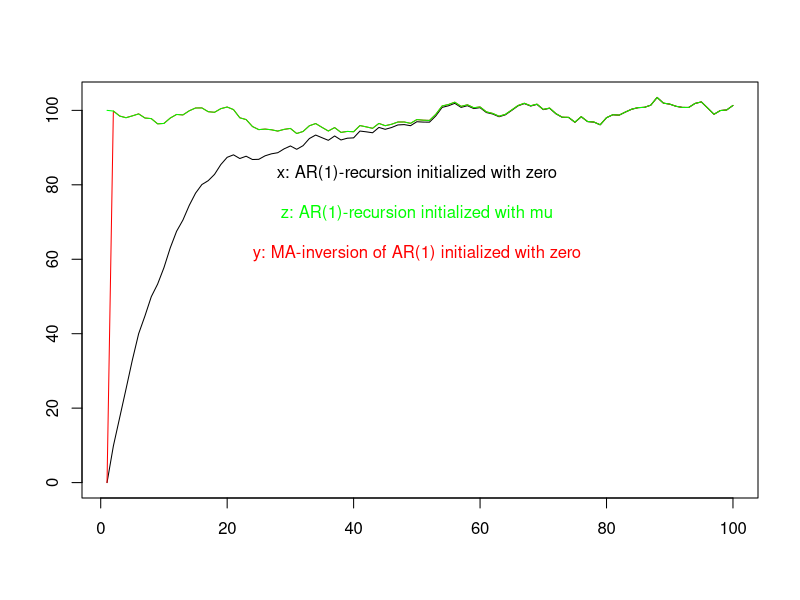
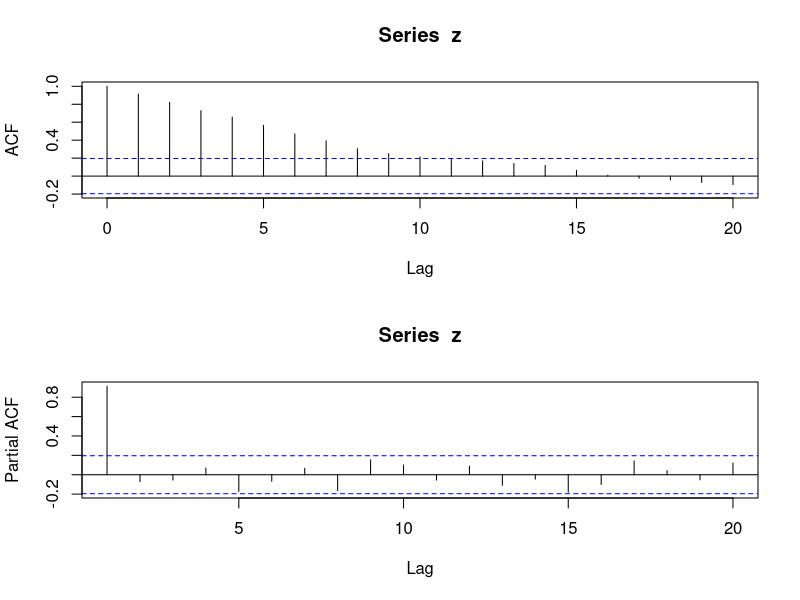
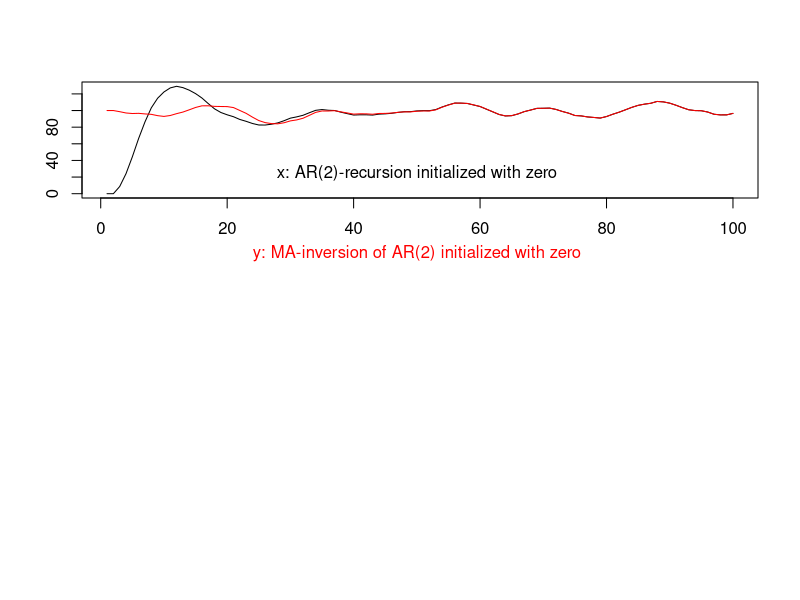
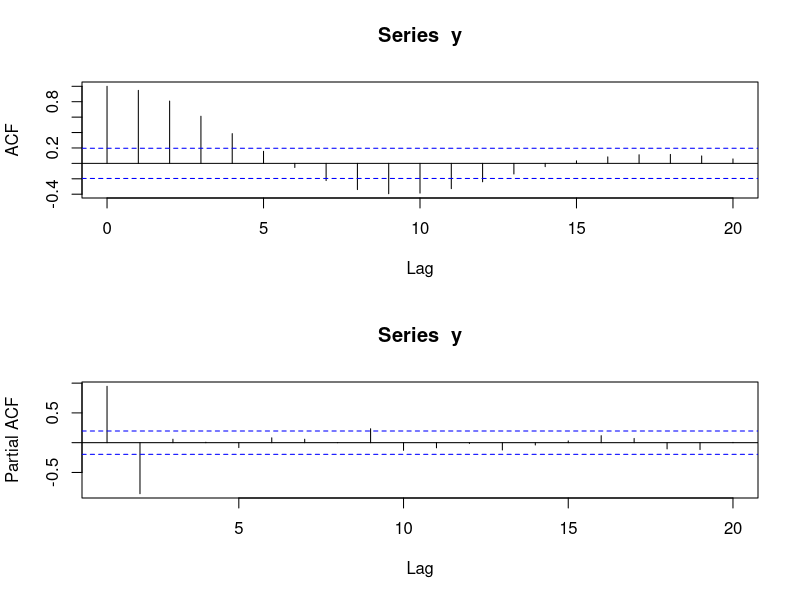
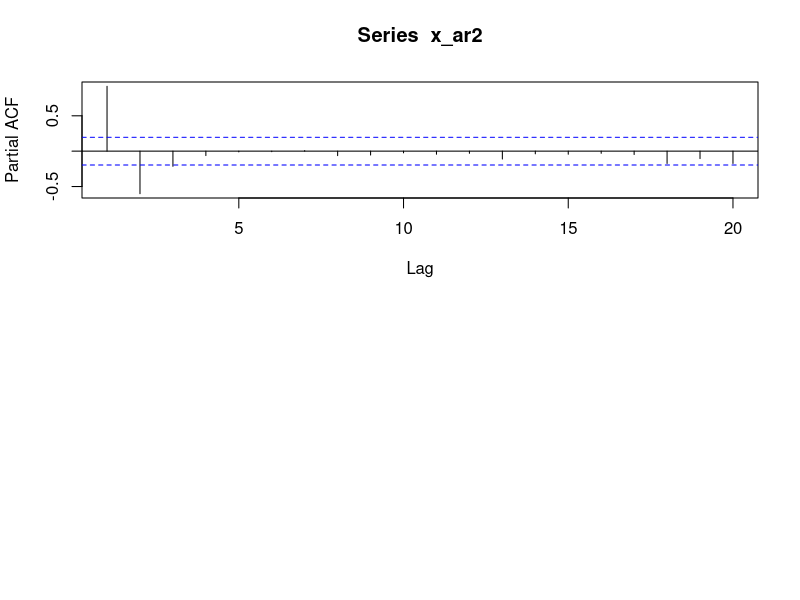
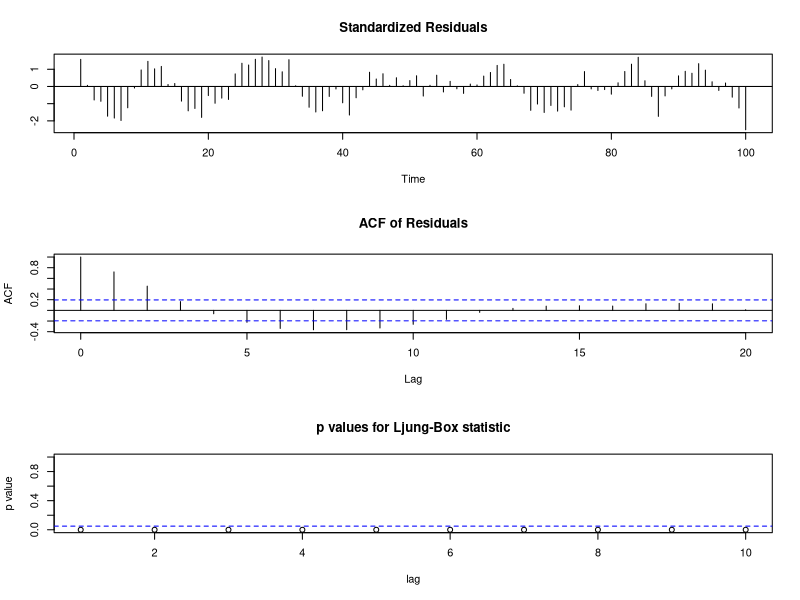
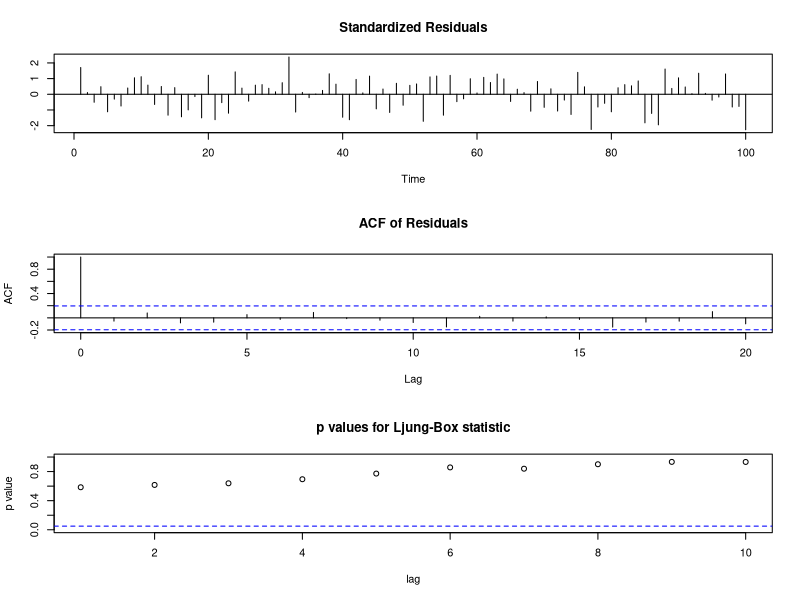
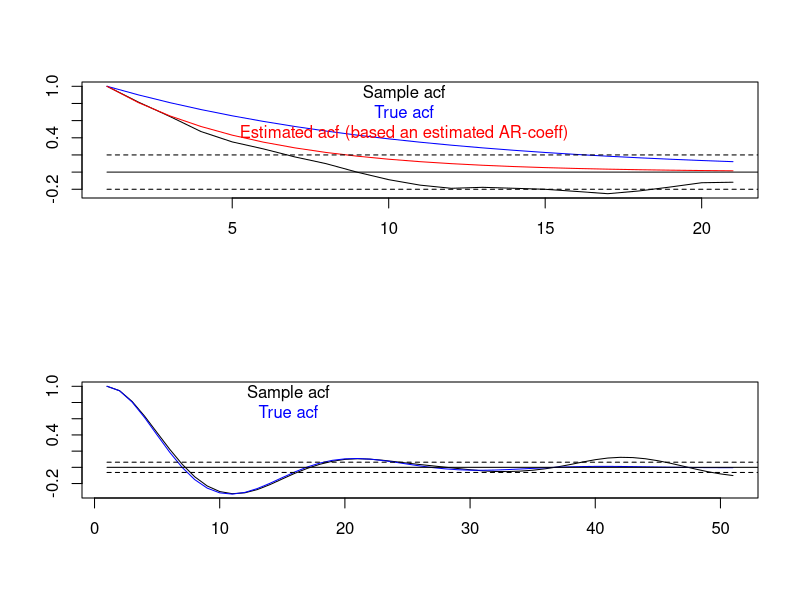

Recreate these plots in R, in order.
# Section   6.1.3

# Exercise 1


set.seed(10)
len<-100
# AR(1) and c
a1<-0.9
c<-10
mu<-c/(1-a1)
x<-y<-z<-rep(0,len)
# z is initialized with mu
z[1]<-mu
eps<-rnorm(len)
# AR(1) and MA-inversion
for (i in 2:len) #i<-2
{
  # AR(1) recursion initialized with zero
  x[i]<-c+a1*x[i-1]+eps[i]
  # AR(1) recursion intilaized with mu
  z[i]<-c+a1*z[i-1]+eps[i]
  # MA inversion
  y[i]<-mu+a1^(0:(i-1))%*%eps[i:1]
}

mplot<-cbind(x,y,z)
ymin<-min(apply(mplot,1,min))
ymax<-max(apply(mplot,1,max))
ts.plot(x,type="l",ylim=c(ymin,ymax),xlab="",ylab="")
lines(y,col="red",type="l")
lines(z,col="green",type="l")
mtext("x: AR(1)-recursion initialized with zero", side = 3, line = -5,at=len/2,col="black")
mtext("z: AR(1)-recursion initialized with mu", side = 3, line = -7,at=len/2,col="green")
mtext("y: MA-inversion of AR(1) initialized with zero", side = 3, line = -9,at=len/2,col="red")


par(mfrow=c(2,1))
acf(z)
acf(z,type="partial")

# Exercise 2


a_1<-1.7
a_2<--0.8
A_mat<-matrix(nrow=2,ncol=2)
A_mat[1,]<-c(a_1,a_2)
A_mat[2,]<-c(1,0)
A_mat

abs(eigen(A_mat)$values)

set.seed(10)
len<-100
c<-10
mu<-solve(diag(rep(1,2))-A_mat)[1,1]*c
x<-y<-rep(0,len)
y[1:2]<-mu
eps<-rnorm(len)
# We need to compute A_mat^k recursively
A_rec<-diag(rep(1,2))
# a_weight collects the weights (1,1)-elements of A_mat^k
a_weight<-A_rec[1,1]
# AR(2) and MA-inversion
for (i in 3:len) #i<-2
{
  # AR(2) recursion initialized with zero
  x[i]<-c+a_1*x[i-1]+a_2*x[i-2]+eps[i]
  # MA inversion
  y[i]<-mu+a_weight%*%eps[i:3]
  # We compute A_mat^k
  A_rec<-A_rec%*%A_mat
  # and store the weight of the MA-inversion
  a_weight<-c(a_weight,A_rec[1,1])
}

mplot<-cbind(x,y)
ymin<-min(apply(mplot,1,min))
ymax<-max(apply(mplot,1,max))
ts.plot(x,type="l",ylim=c(ymin,ymax),xlab="",ylab="")
lines(y,col="red",type="l")
mtext("x: AR(2)-recursion initialized with zero", side = 3, line = -5,at=len/2,col="black")
mtext("y: MA-inversion of AR(2) initialized with zero", side = 3, line = -9,at=len/2,col="red")


par(mfrow=c(2,1))
acf(y)
acf(y,type="partial")

#------------------------------------------------------------------------------------
# Section 6.1.5

a_vec<-c(1.5,2,-4,2,0.9)
# Specify the system-matrix A_mat
A_mat<-matrix(ncol=length(a_vec),nrow=length(a_vec))
A_mat[1,]<-a_vec
A_mat[2:length(a_vec),1:(length(a_vec)-1)]<-diag(rep(1,length(a_vec)-1))
A_mat[2:length(a_vec),length(a_vec)]<-0
A_mat
# Compare eigenvalues of A_mat with roots of the characteristic polynomial
eigen(A_mat)$values
polyroot(c(-a_vec[length(a_vec):1],1))

#-------------------------------------------------------------------------------------
# Section 6.2.1

set.seed(10)
sigma<-sqrt(3)
a_1<-1.7
a_2<--0.8
len<-100
c<-10
mu<-c/(1-a_1-a_2)
y<-mu+arima.sim(n = len, list( ar = c(a_1,a_2)), sd = sigma)

summary(lm(y[3:len]~y[2:(len-1)]+y[1:(len-2)]))$coef
arima(y,order=c(2,0,0))$coef

#---------------------------------------------------------------------------------------
# Section 6.3.3

# Exercise 1

set.seed(10)
sigma<-sqrt(1)
a_1<-1.7
a_2<--0.8
len<-100
x_ar2<-arima.sim(n = len, list( ar = c(a_1,a_2)), sd = sigma)

# Exercise 2

acf(x_ar2,type="partial")

# Exercise 3


x_obj_ar2<-arima(x_ar2,order=c(1,0,0))
tsdiag(x_obj_ar2)

x_obj_ar2<-arima(x_ar2,order=c(2,0,0))
tsdiag(x_obj_ar2)

#--------------------------------------------------------------------------------------------
# Section 6.4.2

# Exercise 1
set.seed(10)
sigma<-1
a_1<-0.9
len<-100
acf_mat<-cbind(a_1^(0:(length(acf(x,plot=F)$acf)-1)),acf(x,plot=F)$acf)
dimnames(acf_mat)[[2]]<-c("True acf","Sample acf")
acf_mat


# Exercise 2



x<-arima.sim(n = len, list( ar = a_1), sd = sigma)
ahat_1<-arima(x,order=c(1,0,0))$coef[1]

ts.plot(acf(x,plot=F)$acf,xlab="",ylab="")
lines(a_1^(0:(length(acf(x,plot=F)$acf)-1)),col="blue")
lines(ahat_1^(0:(length(acf(x,plot=F)$acf)-1)),col="red")
lines(rep(2/sqrt(len),len),lty=2)
lines(rep(-2/sqrt(len),len),lty=2)
lines(rep(0,len))
mtext("Sample acf", side = 3, line = -1,at=length(acf(x,plot=F)$acf)/2,col="black")
mtext("True acf", side = 3, line = -2,at=length(acf(x,plot=F)$acf)/2,col="blue")
mtext("Estimated acf (based an estimated AR-coeff)", side = 3,
      line = -3,at=length(acf(x,plot=F)$acf)/2,col="red")


#-------------------------------------------------------------------------------------------------
# Section 6.4.4

# Exercise 1
a_1<-1.7
a_2<--0.8
A_mat<-matrix(nrow=2,ncol=2)
A_mat[1,]<-c(a_1,a_2)
A_mat[2,]<-c(1,0)
AkA<-kronecker(A_mat,A_mat)
AkA
vec_sigma<-c(sigma^2,rep(0,3))
vec_sigma
# Ricatti equation
R_mat_0_vec<-solve(diag(rep(1,4))-AkA)%*%vec_sigma
R_mat_0<-matrix(R_mat_0_vec,ncol=2)
R_mat_0


# Exercise 2

set.seed(10)
sigma<-1
len<-1000
x<-arima.sim(n = len, list( ar = c(a_1,a_2)), sd = sigma)
var(x)
cov(x[2:len],x[1:(len-1)])

# Exercise 3



R_mat_1<-A_mat%*%R_mat_0
R_mat_1[1,2]
R_mat_2<-A_mat%*%R_mat_1
R_mat_2[1,2]
R_mat_3<-A_mat%*%R_mat_2
R_mat_3[1,2]
cov(x[3:len],x[1:(len-2)])
cov(x[4:len],x[1:(len-3)])
cov(x[5:len],x[1:(len-4)])


# Exercise 4

R_mat_k<-R_mat_0
R_k<-0:50
for (i in 0:50)
{
  R_k[i+1]<-R_mat_k[1,1]
  R_mat_k<-A_mat%*%R_mat_k
}
acf_true<-R_k/R_mat_0[1,1]


ts.plot(acf(x,plot=F,lag.max=50)$acf,xlab="",ylab="")
lines(acf_true,col="blue")
lines(rep(2/sqrt(len),len),lty=2)
lines(rep(-2/sqrt(len),len),lty=2)
lines(rep(0,len))
mtext("Sample acf", side = 3, line = -1,at=length(acf(x,plot=F)$acf)/2,col="black")
mtext("True acf", side = 3, line = -2,at=length(acf(x,plot=F)$acf)/2,col="blue")

#--------------------------------------------------------------------------------------------------------
# Section 6.5.1

set.seed(10)
len<-100
# negative AR(1)
a_1n<--0.9
sigma<-1
xn<-arima.sim(n = len, list( ar=a_1n), sd = sigma)
impulse_response_n<-a_1n^(0:(len-1))
set.seed(10)
len<-100
# Positive AR(1)
a_1p<-0.9
sigma<-1
xp<-arima.sim(n = len, list( ar=a_1p), sd = sigma)
impulse_response_p<-a_1p^(0:(len-1))

par(mfrow=c(2,1))
ts.plot(xn,xlab="",ylab="",col="blue",main=paste("AR(1)=",a_1n,sep=""))
lines(3*impulse_response_n,col="red")
mtext("Realization", side = 3, line = -1,at=len/2,col="blue")
mtext("Impulse response magnified (scaled) by 3", side = 3, line = -2,at=len/2,col="red")
ts.plot(xp,xlab="",ylab="",col="blue",main=paste("AR(1)=",a_1p,sep=""))
lines(3*impulse_response_p,col="red")
mtext("Realization", side = 3, line = -1,at=len/2,col="blue")
mtext("Impulse response magnified (scaled) by 3", side = 3, line = -2,at=len/2,col="red")

#-----------------------------------------------------------------------------------------------------------
# Section 6.5.3

# Exercise 1
A_mat_k<-diag(rep(1,2))
A_k<-0:99
for (i in 0:(length(A_k)-1))
{
  A_k[i+1]<-A_mat_k[1,1]
  A_mat_k<-A_mat%*%A_mat_k
}
# Recursive form
x_t<-rep(0,length(A_k))
# in t=0 x_t receives the unit impulse
x_t[1]<-1
# in t=1 we have
x_t[2]<-a_1*x_t[1]
# for t=2,...,99 we have:
for (i in 3:length(A_k))
{
  x_t[i]<-a_1*x_t[i-1]+a_2*x_t[i-2]
}
A_k
x_t

ts.plot(A_k,xlab="",ylab="",col="blue",main="Impulse function AR(2)")

# Exercise 2

A_mat
Arg(eigen(A_mat)$values)
acos(a_1/(2*sqrt(-a_2)))

# Exercise 3


2*pi/acos(a_1/(2*sqrt(-a_2)))

ts.plot(x,xlab="",ylab="",col="blue",main="Realization of AR(2)")

# Exercise 4


abs(eigen(A_mat)$values)[1]^(0:99)
sqrt(-a_2)^(0:99)

ts.plot(A_k,xlab="",ylab="",col="blue",main="Impulse response and rate of convergence",ylim=c(-1,3))
lines(3*sqrt(-a_2)^(0:99),col="black")
mtext("Impulse response", side = 3, line = -1,at=50,col="blue")
mtext("3*|lambda|^k: rate of convergence stretched by 3", side = 3, line = -2,at=50,col="black")

#-------------------------------------------------------------------------------------------------------------------
# Section 6.6.4

A_mat
A_k

# Exercise 1

set.seed(10)
sigma<-1
len<-100
c<-10
mu<-c/(1-a_1-a_2)
y<-mu+arima.sim(n = len, list( ar = c(a_1,a_2)), sd = sigma)

# Exercise 2

par(mfrow=c(2,1))
acf(y)
acf(y,type="partial")

# Exercise 3


y_obj<-arima(y,order=c(2,0,0))
y_obj

# Exercise 4

h<-30
yhat_est<-1:h
yhat_true<-yhat_est
# One-step ahead forecast
yhat_est[1]<-y_obj$coef[1:2]%*%(y[len:(len-1)]-y_obj$coef[3])+y_obj$coef[3]
yhat_true[1]<-c(a_1,a_2)%*%(y[len:(len-1)]-mu)+mu
yhat_est[2]<-y_obj$coef[1:2]%*%(c(yhat_est[1],y[len])-y_obj$coef[3])+y_obj$coef[3]
yhat_true[2]<-c(a_1,a_2)%*%(c(yhat_true[1],y[len])-mu)+mu
for (i in 3:h)
{
  yhat_est[i]<-y_obj$coef[1:2]%*%(yhat_est[(i-1):(i-2)]-y_obj$coef[3])+y_obj$coef[3]
  yhat_true[i]<-c(a_1,a_2)%*%(yhat_true[(i-1):(i-2)]-mu)+mu
}

ts.plot(c(y[(len-30):len],yhat_est),col="red",xlab="",ylab="",main="Point forecasts of true and estimated models")
lines(c(y[(len-30):len],yhat_true),col="blue")
lines(c(y[(len-30):len],rep(NA,h)),col="black")
mtext("data", side = 3, line = -1,at=h,col="black")
mtext("Forecasts true model", side = 3, line = -2,at=h,col="blue")
mtext("Forecasts estimated model", side = 3, line = -3,at=h,col="red")
abline(v=30)


# Exercise 5


2*pi/acos(a_1/(2*sqrt(-a_2)))
2*pi/acos(y_obj$coef[1]/(2*sqrt(-y_obj$coef[2])))

# Exercise 6

Ahat_mat<-A_mat
Ahat_mat[1,]<-y_obj$coef[1:2]
Ahat_mat
Ahat_k<-1:h
Ahat<-diag(rep(1,2))
for (i in 1:h)
{
  Ahat_k[i]<-Ahat[1,1]
  Ahat<-Ahat_mat%*%Ahat
}

ts.plot(Ahat_k,col="red",xlab="",ylab="",main="Impulse functions of true and estimated models")
lines(A_k,col="blue")
mtext("true model", side = 3, line = -1,at=h/2,col="blue")
mtext("Estimated model", side = 3, line = -2,at=h/2,col="red")

# Exercise 7

var_hat_true<-1:h
for (i in 1:h)
  var_hat_true[i]<-sum(A_k[i:1]^2)*sigma^2
var_hat_true

# Exercise 8

sigmahat<-sqrt(y_obj$sigma)
var_hat_est<-1:h
for (i in 1:h)
  var_hat_est[i]<-sum(Ahat_k[i:1]^2)*sigmahat^2
var_hat_est


# Exercise 9

yhat_est
predict(y_obj,n.ahead=h)$pred
var_hat_est
predict(y_obj,n.ahead=h)$se^2

#Exercise 10



# True variance
R_mat_0[1]
# True 30-step ahead forecast error variance
var_hat_true[h]

# Exercise 11


interval_forecast_ar<-function(y,h)
{
  len<-length(y)
  # Estimation of parameters
  y_obj<-arima(y,order = c(2, 0, 0))
  # Define A-matrix
  A_mat=matrix(nrow=2,ncol=2)
  A_mat[1,]<-y_obj$coef[1:2]
  A_mat[2,1]<-1
  A_mat[2,2]<-0
  # Compute weights in inversion of AR(2)
  A_k<-diag(rep(1,2))
  Ak_11<-0:(len+h)
  for (i in 0:(len+h))
  {
    Ak_11[i+1]<-A_k[1,1]
    A_k<-A_k%*%A_mat
  }
  # Compute point forecasts
  yhat<-1:h
  yhat[1]<-y_obj$coef[1:2]%*%(y[len:(len-1)]-y_obj$coef[3])+y_obj$coef[3]
  yhat[2]<-y_obj$coef[1:2]%*%(c(yhat[1],y[len])-y_obj$coef[3])+y_obj$coef[3]
  for (i in 3:h)
  {
    yhat[i]<-y_obj$coef[1:2]%*%(yhat[(i-1):(i-2)]-y_obj$coef[3])+y_obj$coef[3]
  }
  # Variances
  var_yhat<-1:h
  # use the sample mean-square sigma (the true one is sqrt(2))
  sigma<-sqrt(y_obj$sigma)
  for (i in 1:h)
  {
    var_yhat[i]<-sigma^2*sum(Ak_11[1:i]^2)
  }
  # Compute the forecast intervals
  y_lower<-yhat-2*sqrt(var_yhat)
  y_upper<-yhat+2*sqrt(var_yhat)
  return(list(y_lower=y_lower,y_upper=y_upper))
}

# Exercise 12



set.seed(10)
sigma<-sqrt(1)
a_1<-1.7
a_2<--0.8
len<-100
c<-10
mu<-c/(1-a_1-a_2)
anzsim<-500
emp_sig<-rep(0,30)
# We compute 500 replications of length 130 of the AR(2)
for (j in 1:anzsim) #j<-1
{
  y<-mu+arima.sim(n = len+30, list( ar = c(a_1,a_2)), sd = sigma)
  # The first len observations are fed to interval_forecast
  z<-y[1:len]
  int_obj<-interval_forecast_ar(z,h)
  
  # we verify that x[len:(len+30)] are in the forecast intervals
  # If not (miss) the empirical significance level emp_sig is increased by 1
  for (i in 1:30)
  {
    if (y[len+i]<int_obj$y_lower[i]|y[len+i]>int_obj$y_upper[i])
      emp_sig[i]<-emp_sig[i]+1
  }
}
# The empirical significance level should be close to 5%
emp_sig/anzsim












